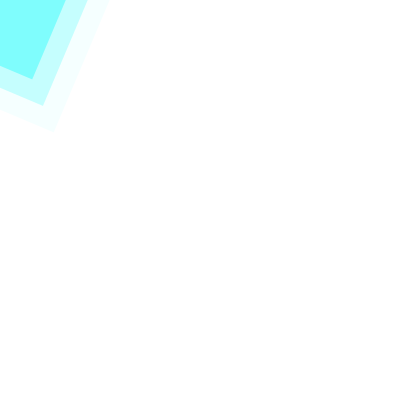
Frame 1 (no input)
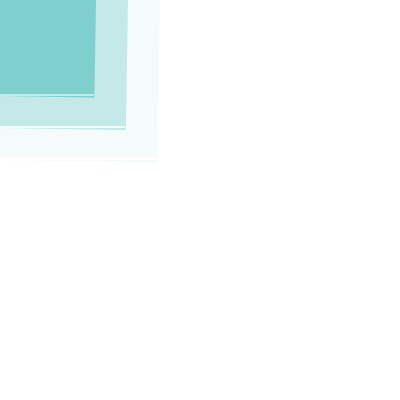
Frame 60 (the mouse pressed at the canvas centre just before this capture)
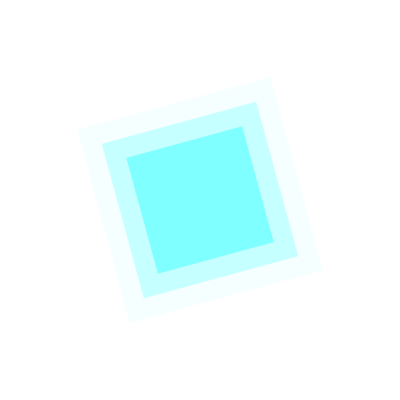
Frame 120 (the mouse held since frame 60 and released just before this capture)

The Processing sketch that drew these frames (run headless with seeded random() and noise(); from frame 60 on, the mouse is pressed at the canvas centre):

// Processing sketch: processing_105662
// ── processing_105662.pde

float i=1;
float m=1;
void setup() {
  size(400, 400);
  background(255);
  rectMode(RADIUS);
  noStroke();
}


void draw() {
  if (mousePressed) {
    m=m-0.01;
  }
  else {
    m=m+0.01;
  }
  translate(mouseX, mouseY);
  rotate(0.3+i*0.1);
  scale(m);
  background(255);
  for (int j=0; j<3;j++) {
    fill(0,255/m,255/m,j*40+10);
    rect(0, 0, 100-j*20, 100-j*20);
  }
  i++;
}
